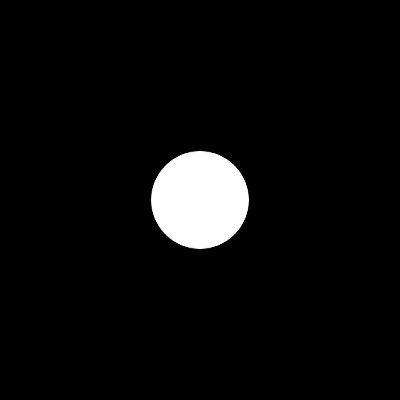
Frame 1 (no input)
Frame 60 (no input): identical to frame 1, image omitted
Frame 120 (the mouse pressed at the canvas centre since frame 60): identical to frame 1, image omitted

The p5.js sketch that drew this single still picture (run headless with seeded random() and noise() and a simulated clock; from frame 60 on, the mouse is pressed at the canvas centre):

// p5.js sketch
// ── sketch.js
function setup() {
  createCanvas(400, 400);

}

function primeFactors(number) {
  var factors = []

//if the number is more than 1,
//check if it divides on 2, if not, 
//check the next number after 2
// if the number can be divided on the next number
// take it to the array 
  
  while (number > 1) {
    for (var i = 2; i <= number; i++) {
      if (number % i === 0) {
        factors.push(i)
        number = number / i;
        break;

      }
    }
  }
  return factors;
}


function drawFactors(factors) {

  let x;
  let y;

  for (var i = 0; i < factors.length; i++) {

    let factor = factors[i];


    stroke(255);
    circle(width / 2, height / 2, factor);
  }


}

function draw() {
  background(0);

  for (var i = 1; i <= 100; i++) {
    var result = primeFactors(i);
    drawFactors(result);
    console.log(result);
  }

}
